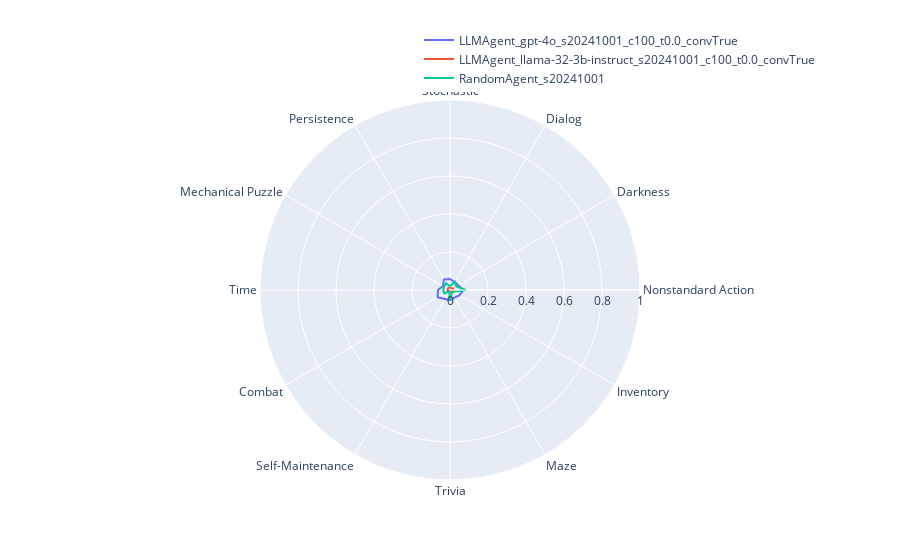

This figure's notebook cell:
### Code cell
# Using plotly build radar chart for each binary feature: "Stochastic", "Dialog", "Darkness", "Nonstandard Action", "Inventory"
import plotly.express as px
import plotly.graph_objects as go


fig = px.line_polar(radar_df,
                    r="score",
                    theta="feature",
                    line_group="agent",
                    color="agent",
                    line_close=True,
                    #template="plotly_dark",
                    title="Normalized Score per Criteria",)
fig.update_layout(polar=dict(radialaxis=dict(range=[0, 1])))

# Move legend to the bottom left
fig.update_layout(legend=dict(
    orientation="v",
    yanchor="bottom",
    y=1.02,
    xanchor="right",
    x=1
))
# Hide title
fig.update_layout(title="")
# Hide legen title
fig.update_layout(legend_title="")
# Change figure size to be
fig.write_image("radar_chart.png", width=1600, height=1600)
fig.show()

fig.update_layout(polar=dict(radialaxis=dict(range=[0, 0.14])))
# Save image to disk
fig.write_image("radar_chart_zoom.png", width=800, height=800)

### Figure 1 — Plotly figure (JSON) as saved in the notebook; plotly's stock layout.template omitted (floating-point values rounded to 4 significant figures)
{"data": [{"hovertemplate": "agent=LLMAgent_gpt-4o_s20241001_c100_t0.0_convTrue<br>score=%{r}<br>feature=%{theta}<extra></extra>", "legendgroup": "LLMAgent_gpt-4o_s20241001_c100_t0.0_convTrue", "line": {"color": "#636efa", "dash": "solid"}, "marker": {"symbol": "circle"}, "mode": "lines", "name": "LLMAgent_gpt-4o_s20241001_c100_t0.0_convTrue", "r": [0.05779, 0.04841, 0.04931, 0.07072, 0.05629, 0.04638, 0.05405, 0.05436, 0.07517, 0.06318, 0.04213, 0.06445, 0.05779], "showlegend": true, "subplot": "polar", "theta": ["Stochastic", "Dialog", "Darkness", "Nonstandard Action", "Inventory", "Maze", "Trivia", "Self-Maintenance", "Combat", "Time", "Mechanical Puzzle", "Persistence", "Stochastic"], "type": "scatterpolar"}, {"hovertemplate": "agent=LLMAgent_llama-32-3b-instruct_s20241001_c100_t0.0_convTrue<br>score=%{r}<br>feature=%{theta}<extra></extra>", "legendgroup": "LLMAgent_llama-32-3b-instruct_s20241001_c100_t0.0_convTrue", "line": {"color": "#EF553B", "dash": "solid"}, "marker": {"symbol": "circle"}, "mode": "lines", "name": "LLMAgent_llama-32-3b-instruct_s20241001_c100_t0.0_convTrue", "r": [0.01241, 0.01134, 0.0192, 0.0138, 0.01436, 0.01181, 0.008736, 0.006923, 0.01746, 0.01105, 0.01404, 0.01325, 0.01241], "showlegend": true, "subplot": "polar", "theta": ["Stochastic", "Dialog", "Darkness", "Nonstandard Action", "Inventory", "Maze", "Trivia", "Self-Maintenance", "Combat", "Time", "Mechanical Puzzle", "Persistence", "Stochastic"], "type": "scatterpolar"}, {"hovertemplate": "agent=RandomAgent_s20241001<br>score=%{r}<br>feature=%{theta}<extra></extra>", "legendgroup": "RandomAgent_s20241001", "line": {"color": "#00cc96", "dash": "solid"}, "marker": {"symbol": "circle"}, "mode": "lines", "name": "RandomAgent_s20241001", "r": [0.02001, 0.05048, 0.03766, 0.08441, 0.01943, 0.01953, 0.05494, 0.008542, 0.03511, 0.03558, 0.03516, 0.04109, 0.02001], "showlegend": true, "subplot": "polar", "theta": ["Stochastic", "Dialog", "Darkness", "Nonstandard Action", "Inventory", "Maze", "Trivia", "Self-Maintenance", "Combat", "Time", "Mechanical Puzzle", "Persistence", "Stochastic"], "type": "scatterpolar"}], "layout": {"legend": {"orientation": "v", "title": {"text": ""}, "tracegroupgap": 0, "x": 1, "xanchor": "right", "y": 1.02, "yanchor": "bottom"}, "polar": {"angularaxis": {"direction": "clockwise", "rotation": 90}, "domain": {"x": [0, 1], "y": [0, 1]}, "radialaxis": {"range": [0, 1]}}, "title": {"text": ""}}}
